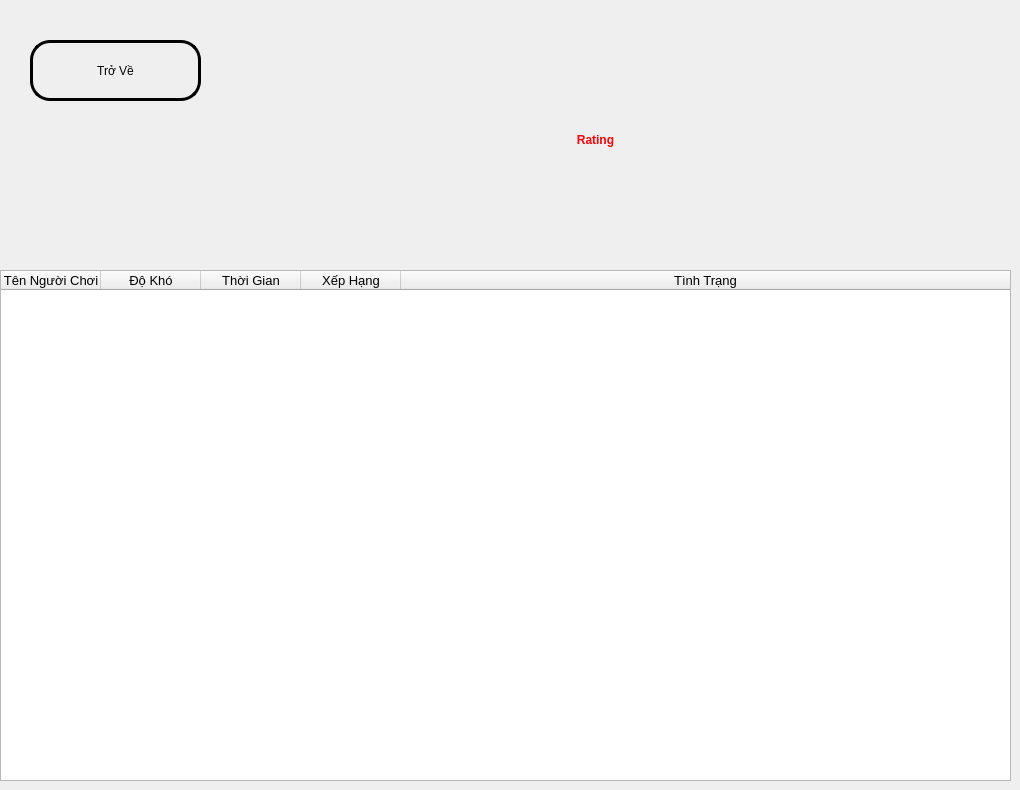
   <widget class="QWidget" name="page_4">
    <widget class="QPushButton" name="btnImagerating">
     <property name="geometry">
      <rect>
       <x>270</x>
       <y>80</y>
       <width>181</width>
       <height>151</height>
      </rect>
     </property>
     <property name="focusPolicy">
      <enum>Qt::NoFocus</enum>
     </property>
     <property name="styleSheet">
      <string notr="true">border-radius: 20px;</string>
     </property>
     <property name="text">
      <string/>
     </property>
     <property name="icon">
      <iconset resource="src.qrc">
       <normaloff>:/newPrefix/icon/rating.png</normaloff>:/newPrefix/icon/rating.png</iconset>
     </property>
     <property name="iconSize">
      <size>
       <width>150</width>
       <height>150</height>
      </size>
     </property>
    </widget>
    <widget class="QLabel" name="lbRating">
     <property name="geometry">
      <rect>
       <x>440</x>
       <y>100</y>
       <width>311</width>
       <height>121</height>
      </rect>
     </property>
     <property name="styleSheet">
      <string notr="true">font: 50pt &quot;Consolas&quot;;
color: red;</string>
     </property>
     <property name="text">
      <string>&lt;html&gt;&lt;head/&gt;&lt;body&gt;&lt;p align=&quot;center&quot;&gt;&lt;span style=&quot; font-weight:600;&quot;&gt;Rating&lt;/span&gt;&lt;/p&gt;&lt;p align=&quot;center&quot;&gt;&lt;span style=&quot; font-weight:600;&quot;&gt;&lt;br/&gt;&lt;/span&gt;&lt;/p&gt;&lt;/body&gt;&lt;/html&gt;</string>
     </property>
    </widget>
    <widget class="QTableWidget" name="tableRating">
     <property name="geometry">
      <rect>
       <x>0</x>
       <y>270</y>
       <width>1011</width>
       <height>511</height>
      </rect>
     </property>
     <property name="maximumSize">
      <size>
       <width>1011</width>
       <height>511</height>
      </size>
     </property>
     <property name="styleSheet">
      <string notr="true"/>
     </property>
     <property name="alternatingRowColors">
      <bool>true</bool>
     </property>
     <property name="selectionMode">
      <enum>QAbstractItemView::ExtendedSelection</enum>
     </property>
     <property name="selectionBehavior">
      <enum>QAbstractItemView::SelectRows</enum>
     </property>
     <property name="showGrid">
      <bool>true</bool>
     </property>
     <property name="sortingEnabled">
      <bool>false</bool>
     </property>
     <attribute name="horizontalHeaderVisible">
      <bool>true</bool>
     </attribute>
     <attribute name="horizontalHeaderCascadingSectionResizes">
      <bool>false</bool>
     </attribute>
     <attribute name="horizontalHeaderHighlightSections">
      <bool>true</bool>
     </attribute>
     <attribute name="horizontalHeaderShowSortIndicator" stdset="0">
      <bool>false</bool>
     </attribute>
     <attribute name="horizontalHeaderStretchLastSection">
      <bool>true</bool>
     </attribute>
     <attribute name="verticalHeaderVisible">
      <bool>false</bool>
     </attribute>
     <attribute name="verticalHeaderCascadingSectionResizes">
      <bool>false</bool>
     </attribute>
     <attribute name="verticalHeaderShowSortIndicator" stdset="0">
      <bool>false</bool>
     </attribute>
     <column>
      <property name="text">
       <string>Tên Người Chơi</string>
      </property>
      <property name="font">
       <font>
        <pointsize>10</pointsize>
       </font>
      </property>
     </column>
     <column>
      <property name="text">
       <string>Độ Khó</string>
      </property>
      <property name="font">
       <font>
        <pointsize>10</pointsize>
       </font>
      </property>
     </column>
     <column>
      <property name="text">
       <string>Thời Gian</string>
      </property>
      <property name="font">
       <font>
        <pointsize>10</pointsize>
       </font>
      </property>
     </column>
     <column>
      <property name="text">
       <string>Xếp Hạng</string>
      </property>
      <property name="font">
       <font>
        <pointsize>10</pointsize>
       </font>
      </property>
     </column>
     <column>
      <property name="text">
       <string>Tình Trạng</string>
      </property>
      <property name="font">
       <font>
        <pointsize>10</pointsize>
       </font>
      </property>
     </column>
    </widget>
    <widget class="QPushButton" name="btnPrevious_index4">
     <property name="geometry">
      <rect>
       <x>30</x>
       <y>40</y>
       <width>171</width>
       <height>61</height>
      </rect>
     </property>
     <property name="cursor">
      <cursorShape>PointingHandCursor</cursorShape>
     </property>
     <property name="styleSheet">
      <string notr="true">QPushButton{
font: 75 15pt &quot;Consolas&quot;;
border-radius: 20px;
border: 3px solid black;
}

QPushButton:hover{
background-color: rgb(204,153,255);
}</string>
     </property>
     <property name="text">
      <string>Trở Về</string>
     </property>
     <property name="icon">
      <iconset resource="src.qrc">
       <normaloff>:/newPrefix/icon/left-arrow.png</normaloff>:/newPrefix/icon/left-arrow.png</iconset>
     </property>
     <property name="iconSize">
      <size>
       <width>40</width>
       <height>40</height>
      </size>
     </property>
    </widget>
   </widget>
